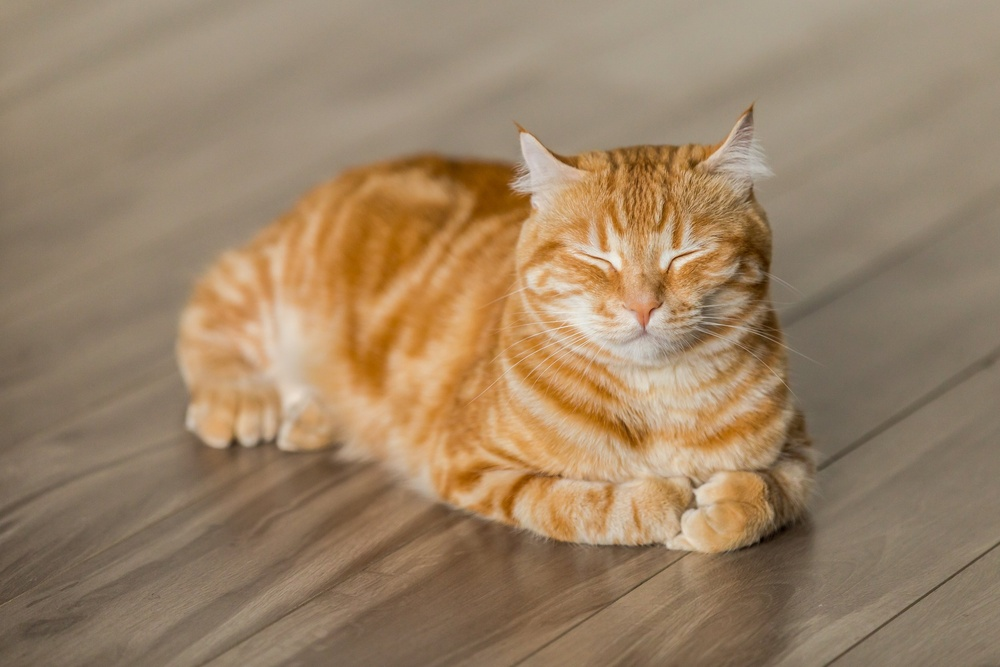
#> input picture Com_Vi/Week02/cat.jpg, 1000 x 667 px, shrunk from 2500 x 1667 before the run
$ python lab2_2.1.py
#> lines starting #> are read from the running program, lines starting #| are printed output that depends on the picture; long printed decimals are rounded
from PIL import Image
import numpy as np
import matplotlib.pyplot as plt

def create_histogram(image_path):
    # Load the image
#> called with image_path = 'cat.jpg'
    image = Image.open(image_path)
#> image is the input picture: PIL image 1000x667 RGB; mean R, G, B 155.5, 130.6, 102.4
    data = np.array(image)

    # Check for grayscale or RGB image
    if len(data.shape) == 3:  # RGB Image
        histogramRed = np.zeros(256)
        histogramGreen = np.zeros(256)
        histogramBlue = np.zeros(256)

        # Update histograms
        for row in data:
            for pixel in row:
                r, g, b = pixel[:3]
                histogramRed[r] += 1
                histogramGreen[g] += 1
                histogramBlue[b] += 1
#> after the loop, histogramBlue = 256 values, max 12237 at index 101, min 0 at index 233, mean 2605.5; histogramGreen = 256 values, max 13515 at index 141, min 0 at index 1, mean 2605.5; histogramRed = 256 values, max 12317 at index 157, min 0 at index 0, mean 2605.5

        # Normalize the histograms
        total_pixels = data.shape[0] * data.shape[1]
#> total_pixels = 667000
        histogramRed /= total_pixels
#> histogramRed = 256 values, max 0.0185 at index 157, min 0 at index 0, mean 0.00391
        histogramGreen /= total_pixels
#> histogramGreen = 256 values, max 0.0203 at index 141, min 0 at index 1, mean 0.00391
        histogramBlue /= total_pixels
#> histogramBlue = 256 values, max 0.0183 at index 101, min 0 at index 233, mean 0.00391

        return histogramRed, histogramGreen, histogramBlue

    elif len(data.shape) == 2:  # Grayscale Image
        histogramGray = np.zeros(256)

        # Update histogram
        for row in data:
            for pixel in row:
                histogramGray[pixel] += 1

        # Normalize the histogram
        total_pixels = data.shape[0] * data.shape[1]
        histogramGray /= total_pixels

        return histogramGray

    else:
        print("Unsupported image format")
        return None

def compare_histograms_chi_squared(histogram1, histogram2):
    chi_squared_value = 0.0  # Initialize chi-squared value

    # Iterate through bins in both histograms
    for bin1, bin2 in zip(histogram1, histogram2):
        expected_value = (bin1 + bin2) / 2  # Calculate the expected value

        if expected_value > 0:  # Avoid division by zero
            squared_difference = (bin1 - bin2) ** 2  # Squared difference
            contribution = squared_difference / expected_value  # Contribution to chi-squared
            chi_squared_value += contribution  # Add contribution to the total

    return chi_squared_value

def plot_histograms(histogram1, histogram2, title1="Image1", title2="Image2"):
    # Plot histograms for comparison
    plt.figure(figsize=(10, 5))

    # Plot for Image 1
    plt.subplot(1, 2, 1)
    plt.plot(histogram1, color='blue', label='Histogram')
    plt.title(title1)
    plt.xlabel("Pixel Intensity")
    plt.ylabel("Normalized Frequency")
    plt.legend()

    # Plot for Image 2
    plt.subplot(1, 2, 2)
    plt.plot(histogram2, color='red', label='Histogram')
    plt.title(title2)
    plt.xlabel("Pixel Intensity")
    plt.ylabel("Normalized Frequency")
    plt.legend()

    plt.tight_layout()
    plt.show()

def main(image_path1, image_path2):
    # Step 1: Load images and calculate histograms
    hist1 = create_histogram(image_path1)
    hist2 = create_histogram(image_path2)
#> call 2 of create_histogram, with image_path = 'catG.jpg'
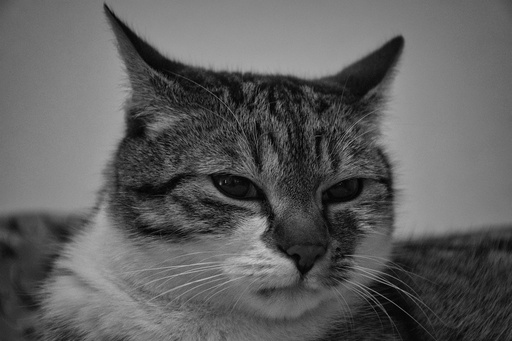
#> input picture Com_Vi/Week02/catG.jpg, 512 x 341 px, shrunk from 1280 x 853 before the run
#> in create_histogram, image is the input picture: PIL image 512x341 RGB; min 0, max 202, mean 94.8
#> after the loop in create_histogram (call 2), `for row in data:`: histogramBlue = 256 values, max 2016 at index 136, min 0 at index 193, mean 682; histogramGreen has the same summary as histogramBlue; histogramRed has the same summary as histogramBlue
#> in create_histogram (call 2), `histogramRed /= total_pixels`: histogramRed = 256 values, max 0.0115 at index 136, min 0 at index 193, mean 0.00391
#> in create_histogram (call 2), `histogramGreen /= total_pixels`: histogramGreen has the same summary as histogramRed
#> in create_histogram (call 2), `histogramBlue /= total_pixels`: histogramBlue has the same summary as histogramRed

    if isinstance(hist1, tuple) and isinstance(hist2, tuple):  # RGB images
        hist1R, hist1G, hist1B = hist1
#> hist1R = 256 values, max 0.0185 at index 157, min 0 at index 0, mean 0.00391; hist1G has the same summary as histogramGreen in create_histogram; hist1B = 256 values, max 0.0183 at index 101, min 0 at index 233, mean 0.00391
        hist2R, hist2G, hist2B = hist2
#> hist2R has the same summary as histogramRed in create_histogram; hist2G has the same summary as histogramRed in create_histogram; hist2B has the same summary as histogramRed in create_histogram

        # Calculate Chi-Squared for RGB channels
        chi_squared_R = compare_histograms_chi_squared(hist1R, hist2R)
#> the loop in compare_histograms_chi_squared, `for bin1, bin2 in zip(histogram1, histogram2):` made 256 passes
#> (bin1, bin2, expected_value, squared_difference, contribution, chi_squared_value) on passes 1 to 12: (0, 6.3e-05, 3.15e-05, 3.97e-09, 0.000126, 0.000126), (0, 8.02e-05, 4.01e-05, 6.43e-09, 0.00016, 0.000286), (0, 0.000115, 5.73e-05, 1.31e-08, 0.000229, 0.000515), (0, 0.000178, 8.88e-05, 3.15e-08, 0.000355, 0.000871), (0, 0.000349, 0.000175, 1.22e-07, 0.000699, 0.00157), (0, 0.000458, 0.000229, 2.1e-07, 0.000916, 0.00249), (0, 0.000802, 0.000401, 6.43e-07, 0.0016, 0.00409), (0, 0.00125, 0.000624, 1.56e-06, 0.0025, 0.00659), (0, 0.00172, 0.000859, 2.95e-06, 0.00344, 0.01), (0, 0.0021, 0.00105, 4.42e-06, 0.0042, 0.0142), (1.5e-06, 0.00238, 0.00119, 5.64e-06, 0.00474, 0.019), (4.5e-06, 0.00244, 0.00122, 5.93e-06, 0.00485, 0.0238)
#> (expected_value, squared_difference, contribution, chi_squared_value) on passes 61 to 66: (0.0026, 2.59e-05, 0.00996, 0.553), (0.00252, 2.39e-05, 0.00947, 0.562), (0.00261, 2.56e-05, 0.00983, 0.572), (0.00272, 2.79e-05, 0.0103, 0.582), (0.00259, 2.52e-05, 0.00976, 0.592), (0.0025, 2.28e-05, 0.0091, 0.601)
#> after the loop in compare_histograms_chi_squared, `for bin1, bin2 in zip(histogram1, histogram2):`: chi_squared_value = 1.71
#> chi_squared_R = 1.71
        chi_squared_G = compare_histograms_chi_squared(hist1G, hist2G)
#> the loop in compare_histograms_chi_squared (call 2), `for bin1, bin2 in zip(histogram1, histogram2):` made 256 passes
#> (bin1, bin2, expected_value, squared_difference, contribution, chi_squared_value) on passes 1 to 12: (4.5e-06, 6.3e-05, 3.38e-05, 3.42e-09, 0.000101, 0.000101), (0, 8.02e-05, 4.01e-05, 6.43e-09, 0.00016, 0.000262), (7.5e-06, 0.000115, 6.1e-05, 1.15e-08, 0.000188, 0.00045), (4.5e-06, 0.000178, 9.1e-05, 2.99e-08, 0.000329, 0.000779), (3e-06, 0.000349, 0.000176, 1.2e-07, 0.000681, 0.00146), (4.5e-06, 0.000458, 0.000231, 2.06e-07, 0.00089, 0.00235), (3e-06, 0.000802, 0.000402, 6.38e-07, 0.00159, 0.00394), (4.5e-06, 0.00125, 0.000627, 1.55e-06, 0.00247, 0.00641), (4.5e-06, 0.00172, 0.000861, 2.94e-06, 0.00341, 0.00982), (4.5e-06, 0.0021, 0.00105, 4.4e-06, 0.00418, 0.014), (7.5e-06, 0.00238, 0.00119, 5.61e-06, 0.00471, 0.0187), (9e-06, 0.00244, 0.00122, 5.91e-06, 0.00483, 0.0235)
#> (expected_value, squared_difference, contribution, chi_squared_value) on passes 61 to 66: (0.00276, 2.27e-05, 0.00822, 0.529), (0.0027, 2.06e-05, 0.00762, 0.537), (0.00278, 2.22e-05, 0.00799, 0.545), (0.00293, 2.35e-05, 0.00801, 0.553), (0.00285, 2.02e-05, 0.00707, 0.56), (0.00278, 1.78e-05, 0.0064, 0.566)
        chi_squared_B = compare_histograms_chi_squared(hist1B, hist2B)

        print(f"Chi-Squared (Red): {chi_squared_R}")
#| Chi-Squared (Red): 1.712
        print(f"Chi-Squared (Green): {chi_squared_G}")
#| Chi-Squared (Green): 0.9471
        print(f"Chi-Squared (Blue): {chi_squared_B}")
#| Chi-Squared (Blue): 0.649

        # Plot histograms for each channel
        plot_histograms(hist1R, hist2R, title1="Image1 - Red Channel", title2="Image2 - Red Channel")
#> in plot_histograms, `plt.show()`:
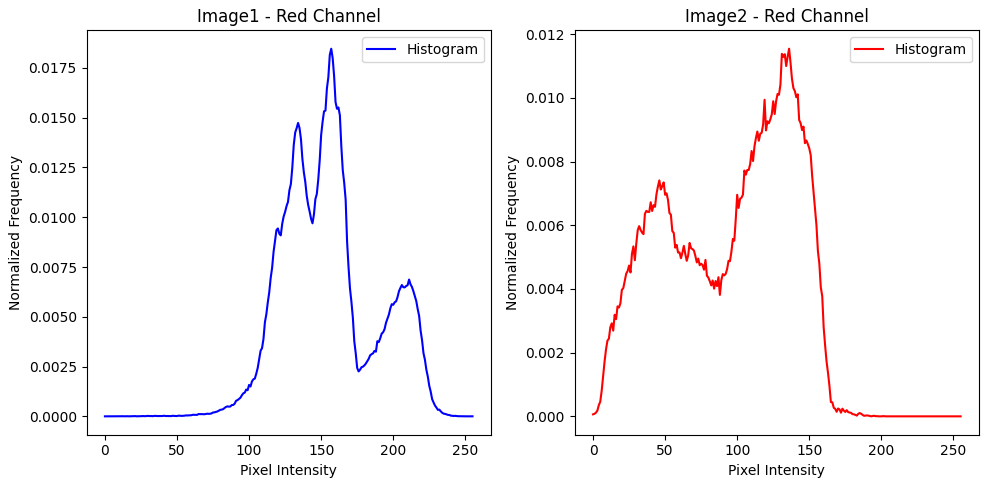
#> figure drawn by matplotlib, 2 panels; panel 1: curve peaks at x = 157, y = 0.0185; panel 2: curve peaks at x = 136, y = 0.0115
        plot_histograms(hist1G, hist2G, title1="Image1 - Green Channel", title2="Image2 - Green Channel")
#> call 2 of plot_histograms, with histogram1 = array of shape (256,), histogram2 = array of shape (256,), title1 = 'Image1 - Green Channel', title2 = 'Image2 - Green Channel'
#> in plot_histograms (call 2), `plt.show()`:
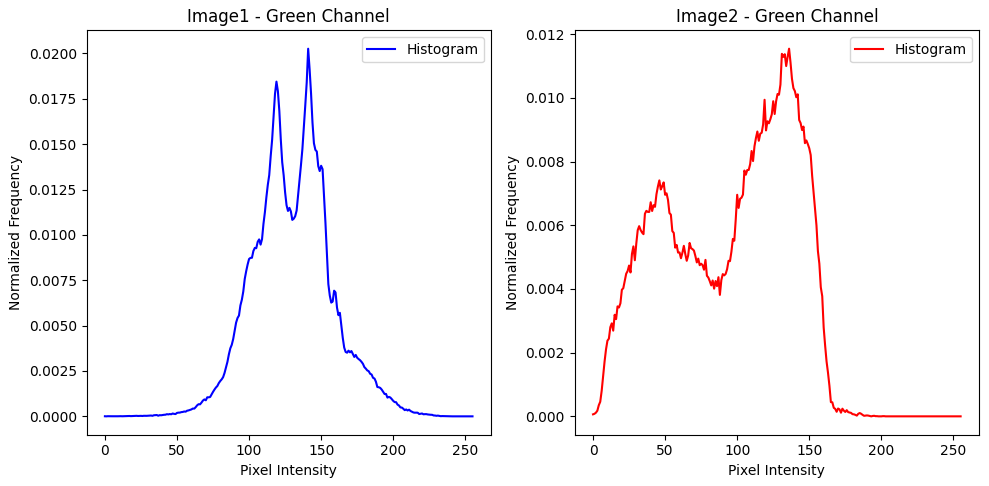
#> figure drawn by matplotlib, 2 panels; panel 1: curve peaks at x = 141, y = 0.0203; panel 2: curve peaks at x = 136, y = 0.0115
        plot_histograms(hist1B, hist2B, title1="Image1 - Blue Channel", title2="Image2 - Blue Channel")
#> call 3 of plot_histograms, with histogram1 = array of shape (256,), histogram2 = array of shape (256,), title1 = 'Image1 - Blue Channel', title2 = 'Image2 - Blue Channel'
#> in plot_histograms (call 3), `plt.show()`:
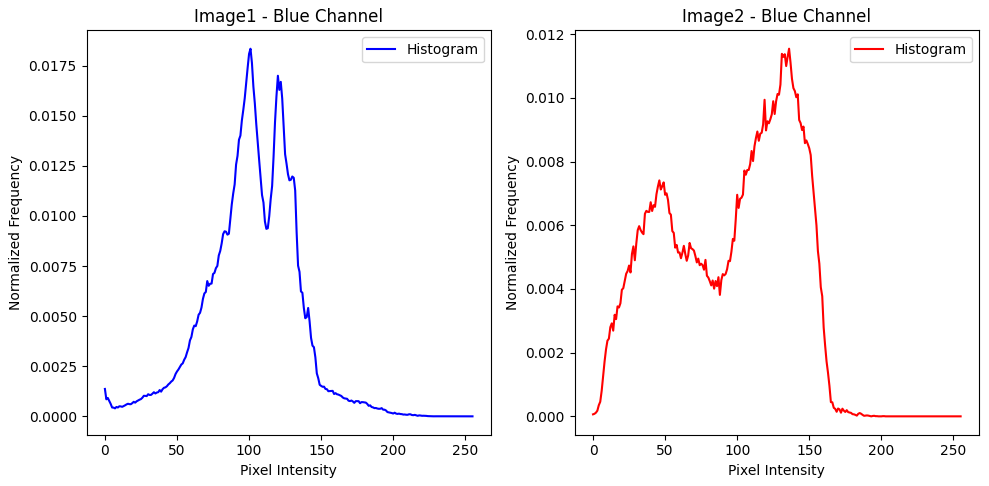
#> figure drawn by matplotlib, 2 panels; panel 1: curve peaks at x = 101, y = 0.0183; panel 2: curve peaks at x = 136, y = 0.0115

    elif isinstance(hist1, np.ndarray) and isinstance(hist2, np.ndarray):  # Grayscale images
        chi_squared = compare_histograms_chi_squared(hist1, hist2)

        print(f"Chi-Squared (Grayscale): {chi_squared}")

        # Plot grayscale histograms
        plot_histograms(hist1, hist2, title1="Image1 - Grayscale", title2="Image2 - Grayscale")

# Example usage (ensure to replace with actual image paths)
image_file1 = 'cat.jpg'  # Replace with actual image path
image_file2 = 'catG.jpg'  # Replace with actual image path
main(image_file1, image_file2)
